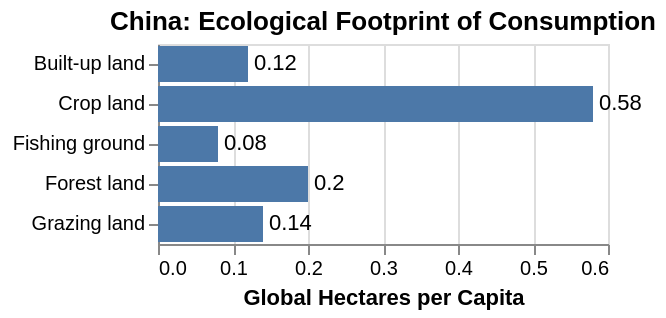

Vega-Lite specification for this chart:
### Vega specification from a JSON file in a GitHub repository (floating-point values rounded to 4 significant figures)
{"$schema": "https://vega.github.io/schema/vega/v5.json", "description": "Bar chart with text labels. Apply scale padding to make the frame cover the labels.", "background": "white", "padding": 5, "width": 225, "title": {"text": "China: Ecological Footprint of Consumption", "frame": "group"}, "style": "cell", "data": [{"name": "source_0", "values": [{"Area Type": "Built-up land", "Global Hectares per Capita": 0.12}, {"Area Type": "Crop land", "Global Hectares per Capita": 0.58}, {"Area Type": "Grazing land", "Global Hectares per Capita": 0.14}, {"Area Type": "Fishing ground", "Global Hectares per Capita": 0.08}, {"Area Type": "Forest land", "Global Hectares per Capita": 0.2}]}, {"name": "data_0", "source": "source_0", "transform": [{"type": "filter", "expr": "isValid(datum[\"Global Hectares per Capita\"]) && isFinite(+datum[\"Global Hectares per Capita\"])"}]}], "signals": [{"name": "y_step", "value": 20}, {"name": "height", "update": "bandspace(domain('y').length, 0.1, 0.05) * y_step"}], "marks": [{"name": "layer_0_marks", "type": "rect", "style": ["bar"], "from": {"data": "data_0"}, "encode": {"update": {"fill": {"value": "#4c78a8"}, "ariaRoleDescription": {"value": "bar"}, "description": {"signal": "\"Area Type: \" + (isValid(datum[\"Area Type\"]) ? datum[\"Area Type\"] : \"\"+datum[\"Area Type\"]) + \"; Global Hectares per Capita: \" + (format(datum[\"Global Hectares per Capita\"], \"\"))"}, "x": {"scale": "x", "field": "Global Hectares per Capita"}, "x2": {"scale": "x", "value": 0}, "y": {"scale": "y", "field": "Area Type"}, "height": {"scale": "y", "band": 1}}}}, {"name": "layer_1_marks", "type": "text", "style": ["text"], "from": {"data": "data_0"}, "encode": {"update": {"align": {"value": "left"}, "baseline": {"value": "middle"}, "dx": {"value": 3}, "fill": {"value": "black"}, "description": {"signal": "\"Area Type: \" + (isValid(datum[\"Area Type\"]) ? datum[\"Area Type\"] : \"\"+datum[\"Area Type\"]) + \"; Global Hectares per Capita: \" + (format(datum[\"Global Hectares per Capita\"], \"\"))"}, "x": {"scale": "x", "field": "Global Hectares per Capita"}, "y": {"scale": "y", "field": "Area Type", "band": 0.5}, "text": {"signal": "format(datum[\"Global Hectares per Capita\"], \"\")"}}}}], "scales": [{"name": "x", "type": "linear", "domain": {"data": "data_0", "field": "Global Hectares per Capita"}, "range": [0, {"signal": "width"}], "nice": true, "zero": true}, {"name": "y", "type": "band", "domain": {"data": "data_0", "field": "Area Type", "sort": true}, "range": {"step": {"signal": "y_step"}}, "paddingInner": 0.1, "paddingOuter": 0.05}], "axes": [{"scale": "x", "orient": "bottom", "gridScale": "y", "grid": true, "tickCount": {"signal": "ceil(width/40)"}, "domain": false, "labels": false, "aria": false, "maxExtent": 0, "minExtent": 0, "ticks": false, "zindex": 0}, {"scale": "x", "orient": "bottom", "grid": false, "title": "Global Hectares per Capita", "labelFlush": true, "labelOverlap": true, "tickCount": {"signal": "ceil(width/40)"}, "zindex": 0}, {"scale": "y", "orient": "left", "grid": false, "zindex": 0}], "config": {}}
